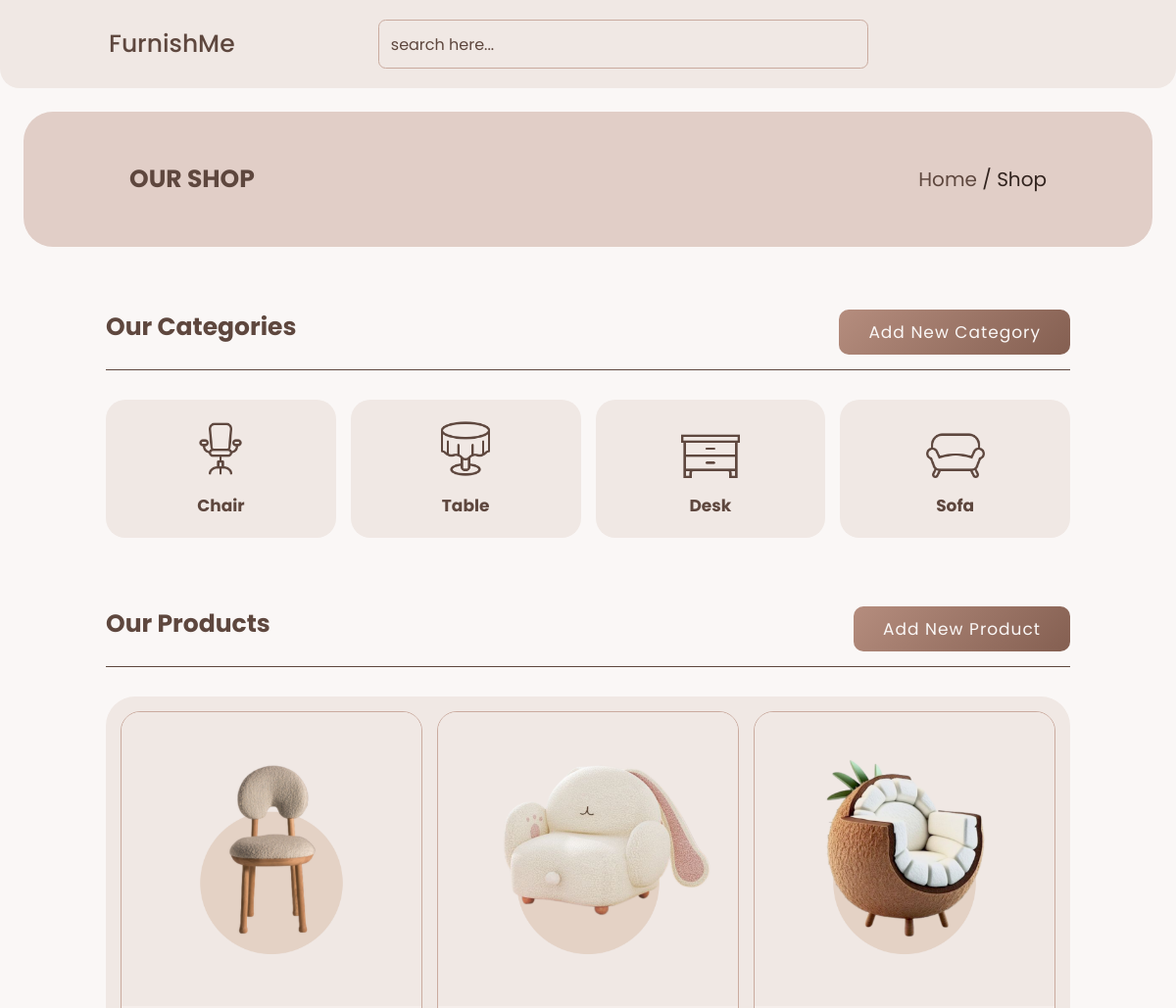
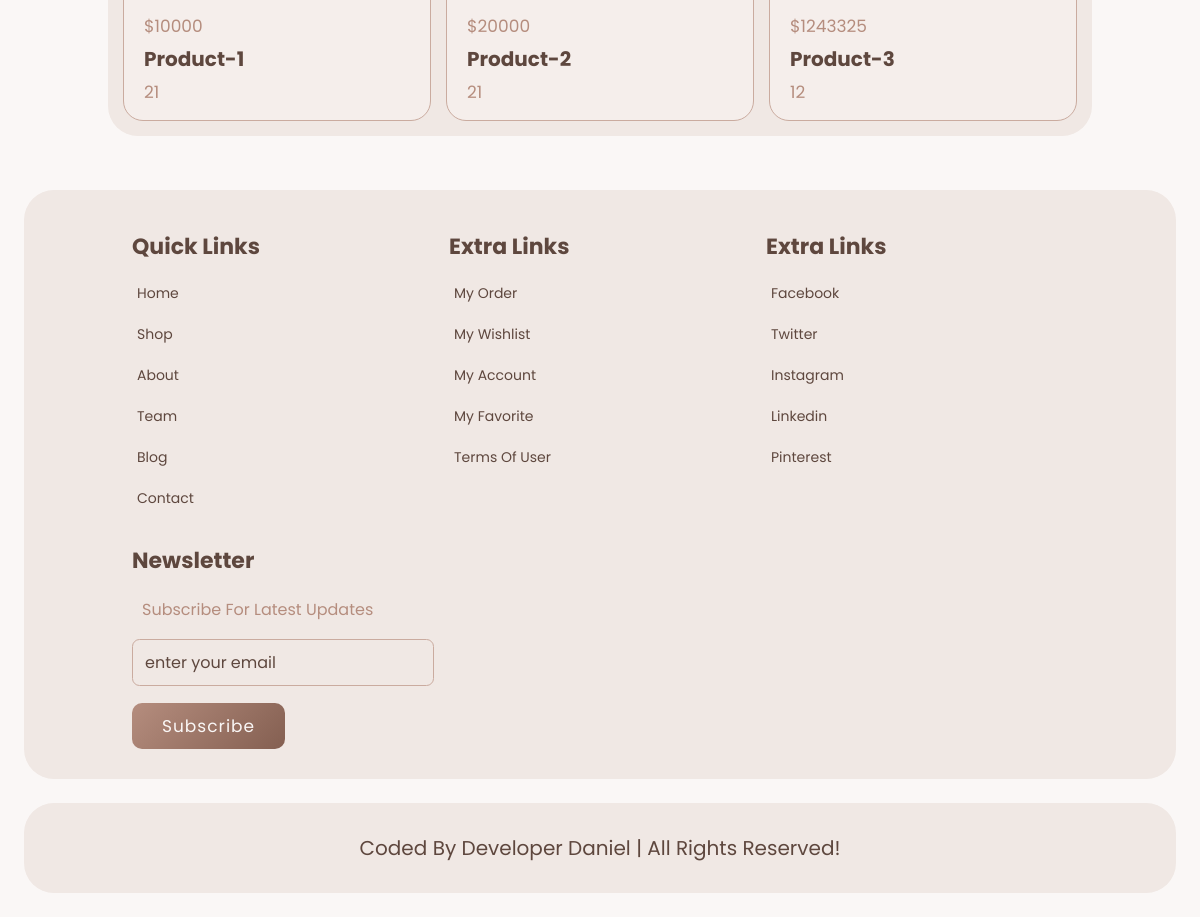
The page /shop.php on the database its author committed (2 pictures, top to bottom).
### tables this page shows
CREATE TABLE `categories` (
  `id` int(11) NOT NULL,
  `name` varchar(50) NOT NULL,
  `icon` varchar(100) NOT NULL,
  `created_at` varchar(100) NOT NULL
);

CREATE TABLE `products` (
  `id` int(11) NOT NULL,
  `name` varchar(50) NOT NULL,
  `price` int(50) NOT NULL,
  `image` varchar(100) NOT NULL,
  `quantity` int(11) NOT NULL,
  `create_at` varchar(100) NOT NULL
);

### shop.php (the view, shortened to what this page needs)
<!DOCTYPE html>
<html lang="en">
<head>
    <?php include('components/css.php'); ?>
</head>
<body>
    <?php include('components/connection.php'); ?>
    <?php include('components/header.php'); ?>
    <section class="heading">
        <h3>our shop</h3>
        <p><a href="index.php">home</a> / <span>shop</span></p>
    </section>
    <section class="category">
        <h1 class="title"> <span>our categories</span>
            <button onclick="window.location.href='category_create.php'" class="btn title-btn">Add new category</button>
        </h1>
        <div class="box-container">
            <?php
            $data = "SELECT * FROM categories ORDER BY id ASC";
            $raw_data = $connection->query($data);
            while (list($id, $name, $icon, $created_at)
                = mysqli_fetch_array($raw_data)
            ) {
            ?>
                <div class="box">
                    <img src="images/category/<?php echo $icon ?>" alt="">
                    <h3><?php echo $name ?></h3>
                </div>
            <?php
            }
            ?>
        </div>
    </section>
    <section class="products">
        <h1 class="title"> <span>our products</span>
            <button onclick="window.location.href='product_create.php'" class="btn title-btn">Add new product</button>
        </h1>
        <div class="box-container">
            <?php
            $data = "SELECT * FROM products ORDER BY id ASC";
            $raw_data = $connection->query($data);
            while (list($id, $name, $price, $image, $quantity, $created_at)
                = mysqli_fetch_array($raw_data)
            ) {
            ?>
                <div class="box">
                    <div class="image">
                        <img src="images/products/<?php echo $image ?>" alt="">
                    </div>
                    <div class="content">
                        <div class="price">$<?php echo $price ?></div>
                        <h3><?php echo $name ?></h3>
                        <div class="stars">
                            <span> <?php echo $quantity ?> </span>
                        </div>
                    </div>
                </div>
            <?php
            }
            ?>
        </div>
    </section>
    <?php include('components/footer.php'); ?>
</body>
</html>

### components/css.php
<link href="https://cdn.jsdelivr.net/npm/remixicon@3.0.0/fonts/remixicon.css" rel="stylesheet">
<link rel="stylesheet" href="https://cdnjs.cloudflare.com/ajax/libs/font-awesome/5.15.4/css/all.min.css">
<link rel="stylesheet" href="css/style.css">

### components/header.php (shortened to what this page needs)
<header class="header">
    <a href="index.php" class="logo"> <i class="ri-menu-line"></i> FurnishMe </a>
    <form action="#" class="search-form">
        <input type="search" placeholder="search here..." id="search-box">
    </form>
</header>

### components/footer.php (shortened to what this page needs)
<section class="footer">
    <div class="box-container">
        <div class="box">
            <h3>quick links</h3>
            <a href="index.php"> <i class="ri-arrow-right-line"></i> home </a>
            <a href="shop.php"> <i class="ri-arrow-right-line"></i> shop </a>
            <a href="about.php"> <i class="ri-arrow-right-line"></i> about </a>
            <a href="team.php"> <i class="ri-arrow-right-line"></i> team </a>
            <a href="blog.php"> <i class="ri-arrow-right-line"></i> blog </a>
            <a href="contact.php"> <i class="ri-arrow-right-line"></i> contact </a>
        </div>
        <div class="box">
            <h3>extra links</h3>
            <a href="#"> <i class="ri-arrow-right-line"></i> my order </a>
            <a href="#"> <i class="ri-arrow-right-line"></i> my wishlist </a>
            <a href="#"> <i class="ri-arrow-right-line"></i> my account </a>
            <a href="#"> <i class="ri-arrow-right-line"></i> my favorite </a>
            <a href="#"> <i class="ri-arrow-right-line"></i> terms of user </a>
        </div>
        <div class="box">
            <h3>extra links</h3>
            <a href="#"> <i class="ri-facebook-fill"></i> facebook </a>
            <a href="#"> <i class="ri-twitter-fill"></i> twitter </a>
            <a href="#"> <i class="ri-instagram-fill"></i> instagram </a>
            <a href="#"> <i class="ri-linkedin-box-fill"></i> linkedin </a>
            <a href="#"> <i class="ri-pinterest-fill"></i> pinterest </a>
        </div>
        <div class="box">
            <h3>newsletter</h3>
            <p>subscribe for latest updates</p>
            <form method="POST">
                <input type="email" name="email" placeholder="enter your email" id="">
                <input type="submit" name="submit" value="subscribe" class="btn">
            </form>
        </div>
    </div>
</section>
<section class="credit">
    coded by Developer Daniel | all rights reserved!
</section>

### css/style.css (style rules this page uses)
* { font-family: 'Poppins', sans-serif; margin: 0; padding: 0; box-sizing: border-box; outline: none; border: none; text-decoration: none; text-transform: capitalize; transition: .2s linear; }
body { background-color: #faf7f6; }
html { font-size: 62.5%; overflow-x: hidden; scroll-behavior: smooth; }
section { padding: 3rem 9%; }
.heading { background: #e1cec7; display: flex; align-items: center; justify-content: space-between; padding-top: 5rem; padding-bottom: 5rem; margin: 2%; border-radius: 3rem; }
.heading h3 { font-size: 2.5rem; text-transform: uppercase; color: #5e473e; }
.heading p { font-size: 2rem; color: #31231e; }
.heading p a { color: #5e473e; }
.title { display: flex; align-items: center; justify-content: space-between; margin-bottom: 3rem; border-bottom: 0.1rem solid #5e473e; padding-bottom: 1.5rem; }
.title span { font-size: 2.5rem; color: #5e473e; }
.btn { display: inline-block; margin-top: 1rem; padding: 1rem 3rem; font-size: 1.7rem; letter-spacing: 1px; background: linear-gradient(135deg, #b58d7e, #845f51); color: #faf7f6; cursor: pointer; border-radius: 1rem; }
.title-btn { color:#faf7f6 !important; }
.header { padding: 2rem 9%; position: sticky; top: 0; left: 0; right: 0; z-index: 100; background: #f0e8e4; display: flex; align-items: center; justify-content: space-between; border-radius: 0 0 2rem 2rem; }
.header .logo { font-size: 2.5rem; color: #5e473e; font-weight: 500; }
.header .logo i { padding-right: .3rem; }
.header .search-form { height: 5rem; width: 50rem; border-radius: .75rem; background-color: transparent; overflow: hidden; display: flex; background: #f0e8e4; align-items: center; border: 0.1rem solid #caab9f; }
.header .search-form input { height: 100%; width: 100%; padding: 0 1.2rem; font-size: 1.6rem; color: #5e473e; text-transform: none; background: transparent; }
.header .search-form input::placeholder { color: #5e473e; }
.category .box-container { display: grid; grid-template-columns: repeat(auto-fit, minmax(16rem, 1fr)); gap: 1.5rem; }
.category .box-container .box { padding: 2rem; text-align: center; border-radius: 2rem; background: #f0e8e4; }
.category .box-container .box img { height: 6rem; margin-bottom: 1rem; }
.category .box-container .box h3 { font-size: 1.7rem; color: #5e473e; }
.category .box-container .box { position: relative; overflow: hidden; }
.products .box-container { display: grid; grid-template-columns: repeat(auto-fit, minmax(26rem, 1fr)); gap: 1.5rem; padding: 1.5rem; border-radius: 3rem; background-color: #f0e8e4; }
.products .box-container .box { position: relative; background: #f5eeeb; overflow: hidden; border-radius: 2rem; border: .1rem solid #caab9f; }
.products .box-container .box .image { height: 30rem; width: 100%; overflow: hidden; }
.products .box-container .box .image img { width: 100%; height: 100%; object-fit: cover; }
.products .box-container .box .content { padding: 1.5rem 2rem; }
.products .box-container .box .content .price { font-size: 1.7rem; color: #b58d7e; }
.products .box-container .box .content h3 { font-size: 2rem; color: #5e473e; padding: .5rem 0; }
.products .box-container .box .content .stars { font-size: 1.7rem; }
.products .box-container .box .content .stars span { color: #b58d7e; }
.footer { margin: 2%; border-radius: 3rem; background: #f0e8e4; }
.footer .box-container { display: grid; grid-template-columns: repeat(auto-fit, minmax(25rem, 1fr)); gap: 1.5rem; }
.footer .box-container .box h3 { font-size: 2.2rem; color: #5e473e; padding: 1rem 0; }
.footer .box-container .box p { font-size: 1.6rem; color: #b58d7e; padding: 1rem; }
.footer .box-container .box a { font-size: 1.4rem; color: #5e473e; padding: 1rem 0; display: block; display: flex; align-items: center; }
.footer .box-container .box form input[type="email"] { width: 100%; padding: 1rem 1.2rem; font-size: 1.6rem; color: #5e473e; text-transform: none; margin: .7rem 0; background: transparent; border-radius: .75rem; border: 0.1rem solid #caab9f; }
.footer .box-container .box form input[type="email"]::placeholder { color: #5e473e; }
.credit { text-align: center; font-size: 2rem; color: #5e473e; background: #f0e8e4; margin: 2%; border-radius: 3rem; }

### rows shown on the page
categories: icon (picture), name "Chair"
categories: icon (picture), name "Table"
categories: icon (picture), name "Desk"
categories: icon (picture), name "Sofa"
products: image (picture), price "10000", name "Product-1", quantity "21"
products: image (picture), price "20000", name "Product-2", quantity "21"
products: image (picture), price "1243325", name "Product-3", quantity "12"
